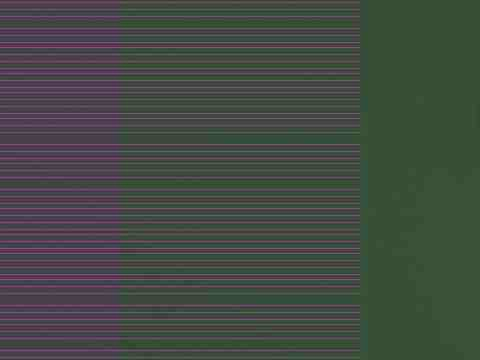
#> input picture artifacts/job_auto_1771072890_ctx.jpg, 480 x 360 px, given in place of the camera
$ python ai_colour_engine.py
#> lines starting #> are read from the running program, lines starting #| are printed output that depends on the picture
# File: laptop_ai/ai_color_engine.py
"""
AI Color Engine
- Suggests color grading parameters and applies simple auto-grade transforms.
- Supports:
    - auto white balance (AWB) estimate
    - auto contrast/gain
    - film LUT placeholder (returns identifier)
    - quick LOG -> Rec.709 linearization stub
- DOES NOT ship heavy LUTs or proprietary transforms; provides interfaces you can extend.

Public class: AIColorEngine
Methods:
    - analyze(frame) -> stats
    - propose_grade(stats) -> grade dict
    - apply_grade(frame, grade) -> graded_frame
Dependencies: numpy, opencv
"""
from __future__ import annotations
import time
from typing import Dict, Tuple
import numpy as np
import cv2

def simple_awb_grayworld(bgr):
    # Gray-world white balance correction
    b,g,r = cv2.split(bgr.astype(np.float32))
    mb = b.mean()
    mg = g.mean()
    mr = r.mean()
    # scale channels to match green
    kb = mg / (mb+1e-9)
    kr = mg / (mr+1e-9)
    b = b * kb
    r = r * kr
    out = cv2.merge([b,g,r])
    out = np.clip(out, 0, 255).astype(np.uint8)
    return out, (kb,1.0,kr)

class AIColorEngine:
    def __init__(self):
        self.lut_catalog = ["cine_soft", "cine_flat", "vivid_boost"]  # placeholders

    def analyze(self, frame: np.ndarray) -> Dict:
        """
        Return color stats (mean RGB, contrast, histogram peaks)
        """
        mean = frame.mean(axis=(0,1)).tolist()
        std = frame.std(axis=(0,1)).tolist()
        hsv = cv2.cvtColor(frame, cv2.COLOR_BGR2HSV)
        v_mean = float(hsv[:,:,2].mean())/255.0
        return {
            "mean_rgb": mean,
            "std_rgb": std,
            "v_mean": v_mean,
            "ts": time.time()
        }

    def propose_grade(self, stats: Dict, style: str = "cine_soft") -> Dict:
        """
        Propose a grade configuration: {"awb_scales": (kb,kg,kr), "lut": str, "contrast": float, "saturation": float}
        """
        # For low light increase saturation and contrast a bit, pick LUT accordingly
        v = stats.get("v_mean", 0.5)
        if v < 0.35:
            lut = "cine_flat"
            contrast = 0.9
            saturation = 1.15
        elif v > 0.7:
            lut = "vivid_boost"
            contrast = 1.05
            saturation = 1.05
        else:
            lut = style
            contrast = 1.0
            saturation = 1.0
        return {
            "lut": lut,
            "contrast": float(contrast),
            "saturation": float(saturation),
            "ts": time.time()
        }

    def apply_grade(self, frame: np.ndarray, grade: Dict) -> np.ndarray:
        """
        Apply a light grade: AWB + contrast + saturation (fast)
        This is a lightweight, real-time-friendly grading.
        """
        # AWB (simple gray-world)
        wb_frame, scales = simple_awb_grayworld(frame)
        # convert to float
        img = wb_frame.astype(np.float32) / 255.0
        # adjust contrast and saturation
        contrast = grade.get("contrast", 1.0)
        saturation = grade.get("saturation", 1.0)
        # contrast: simple scale around 0.5
        img = (img - 0.5) * contrast + 0.5
        # saturation: convert to HSV and scale V and S
        hsv = cv2.cvtColor((img*255).astype(np.uint8), cv2.COLOR_BGR2HSV).astype(np.float32)
        hsv[:,:,1] = np.clip(hsv[:,:,1] * saturation, 0, 255)
        out = cv2.cvtColor(hsv.astype(np.uint8), cv2.COLOR_HSV2BGR)
        return out

# Example usage:
if __name__ == "__main__":
    cap = cv2.VideoCapture(0)
    ce = AIColorEngine()
    while True:
        ret, frame = cap.read()
#> frame is the input picture: shape (360, 480, 3); mean B, G, R 67.3, 73.6, 67.7
        if not ret:
            break
        stats = ce.analyze(frame)
#> in analyze, `mean = frame.mean(axis=(0,1)).tolist()`: mean = [67.26, 73.65, 67.7]
#> in analyze, `std = frame.std(axis=(0,1)).tolist()`: std = [14.53, 10.3, 14.63]
#> in analyze, `hsv = cv2.cvtColor(frame, cv2.COLOR_BGR2HSV)`: hsv: shape (360, 480, 3); mean H, S, V 83.1, 55.7, 79.1
#> in analyze, `v_mean = float(hsv[:,:,2].mean())/255.0`: v_mean = 0.31
#> stats = {'mean_rgb': [67.26, 73.65, 67.7], 'std_rgb': [14.53, 10.3, 14.63], 'v_mean': 0.31, 'ts': 1.8e+09}
        grade = ce.propose_grade(stats)
#> in propose_grade, `v = stats.get("v_mean", 0.5)`: v = 0.31
#> grade = {'lut': 'cine_flat', 'contrast': 0.9, 'saturation': 1.15, 'ts': 1.8e+09}
        out = ce.apply_grade(frame, grade)
#> in simple_awb_grayworld, `b,g,r = cv2.split(bgr.astype(np.float32))`:
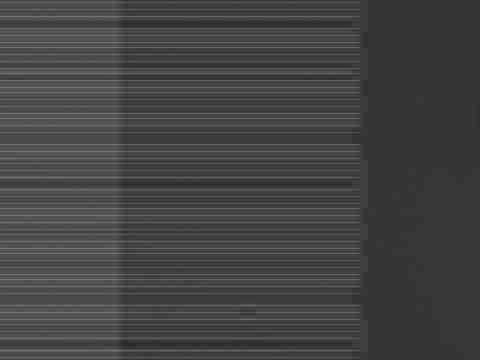
#> b: shape (360, 480) float32; min 36, max 121, mean 67.3
#> in simple_awb_grayworld, `b,g,r = cv2.split(bgr.astype(np.float32))`:
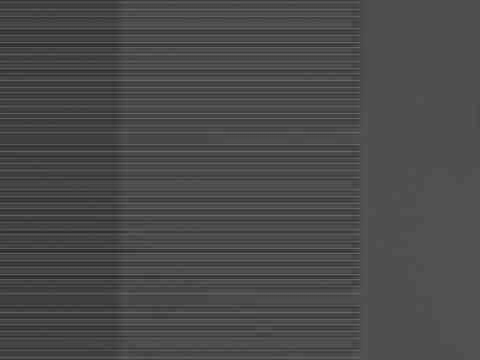
#> g: shape (360, 480) float32; min 36, max 108, mean 73.6
#> in simple_awb_grayworld, `mb = b.mean()`: mb = 67.26
#> in simple_awb_grayworld, `mg = g.mean()`: mg = 73.65
#> in simple_awb_grayworld, `mr = r.mean()`: mr = 67.7
#> in simple_awb_grayworld, `kb = mg / (mb+1e-9)`: kb = 1.1
#> in simple_awb_grayworld, `kr = mg / (mr+1e-9)`: kr = 1.09
#> in apply_grade, `wb_frame, scales = simple_awb_grayworld(frame)`: scales = (1.1, 1, 1.09)
#> in apply_grade, `contrast = grade.get("contrast", 1.0)`: contrast = 0.9
#> in apply_grade, `saturation = grade.get("saturation", 1.0)`: saturation = 1.15
#> in apply_grade, `hsv = cv2.cvtColor((img*255).astype(np.uint8), cv2.COLOR_BGR2HSV).asty..`:
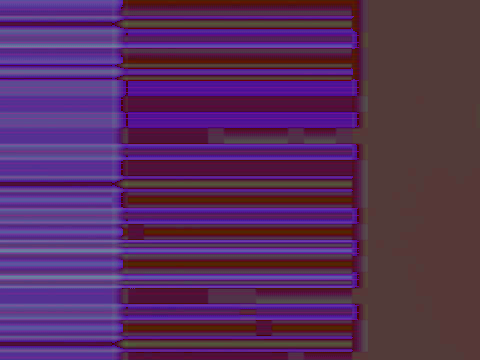
#> hsv: shape (360, 480, 3) float32; mean B, G, R 92.5, 45.5, 86.1
        cv2.imshow("graded", out)
        if cv2.waitKey(1) & 0xFF == ord('q'):
#> (key q is pressed here)
            break
    cap.release()
    cv2.destroyAllWindows()

# Alias for British spelling compatibility
AIColourEngine = AIColorEngine
